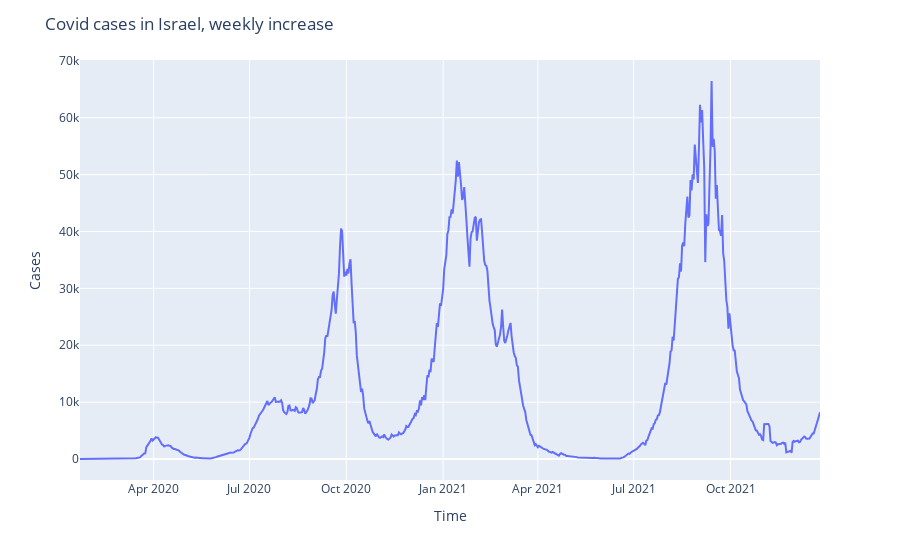

Notebook code cell kept with this figure:
### Markdown cell above
## New cases

### Code cell
sevenDaysCases(country)

### Figure 1 — Plotly figure (JSON) as saved in the notebook; plotly's stock layout.template omitted (floating-point values rounded to 4 significant figures; data arrays with more than 128 entries replaced by an {"elided": "..."} marker saying what was removed)
{"data": [{"hovertemplate": "x=%{x}<br>y=%{y}<extra></extra>", "legendgroup": "", "line": {"color": "#636efa", "dash": "solid"}, "marker": {"symbol": "circle"}, "mode": "lines", "name": "", "orientation": "v", "showlegend": false, "type": "scatter", "x": {"elided": "704 str values"}, "xaxis": "x", "y": {"elided": "704 int values"}, "yaxis": "y"}], "layout": {"autosize": true, "legend": {"tracegroupgap": 0}, "margin": {"t": 60}, "title": {"text": "Covid cases in Israel, weekly increase"}, "xaxis": {"anchor": "y", "autorange": true, "domain": [0, 1], "range": ["2020-01-22", "2021-12-25"], "title": {"text": "Time"}, "type": "date"}, "yaxis": {"anchor": "x", "autorange": true, "domain": [0, 1], "range": [-3692.0, 70150.0], "title": {"text": "Cases"}, "type": "linear"}}}
